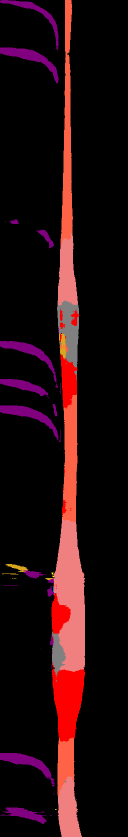
#> input picture data/preds/four_seconds/test/NO20230126-074936-000261_m.png, 256 x 1673 px, found by its file name (shown at 1/2 size); its folder holds only this picture in this run
$ python main.py
#> lines starting #> are read from the running program, lines starting #| are printed output that depends on the picture
### conf_matrix.py
import matplotlib.pyplot as plt
import PIL.Image
import seaborn as sns
import pandas as pd
import os
from tqdm import tqdm
from sklearn.metrics import confusion_matrix, ConfusionMatrixDisplay
import numpy as np
import time
from constants import *

def exec():
    # Execute for all files
    directories = ["four_seconds", "one_second", "two_seconds"]

    #Execute for one file
    if TEST:
        directories = ["test_seconds"]

    paths = ["test", "train"]

    current_date = time.strftime("%Y_%m_%d_%H_%M_%S")


    for directory in directories:
        for path in paths:
            list_of_motion_classes = list(motion_classes.values())
            true_m = []
            pred_m = []
            print(directory + " " + path)
            for fn in tqdm(os.listdir("data/preds/"+directory+"/"+path+"/")):
                filename = fn.split('_')[0]
                try:
                    path_to_traj = "data/trajectories/"+filename+"_w_centerline.png"
                    path_to_truth = "data/truths/"+path+"/"+filename+"_m.png"
                    path_to_prediction = "data/preds/"+directory+"/"+path+"/"+filename+"_m.png"

                    #get image data, view image with PIL
                    truth = PIL.Image.open(path_to_truth)
#> truth is the input picture: PIL image 256x1673 RGB; mean R, G, B 34.3, 11.8, 14.6
                    pred = PIL.Image.open(path_to_prediction)
                    traj = PIL.Image.open(path_to_traj)

                    coords = []
                    if not RED_GREEN:
                        for i in range(traj.size[0]):
                            for j in range(traj.size[1]):
                                if traj.getpixel((i,j)) == (0, 255, 0):
                                    coords.append((i,j))
                    else:
                        # green and red pixels
                        for i in range(traj.size[0]):
                            for j in range(traj.size[1]):
                                if traj.getpixel((i,j)) == (0, 255, 0) or traj.getpixel((i,j)) == (255, 0, 0):
                                    coords.append((i,j))

                    #normalize all coords to the dimensions of the smaller image
                    scale = (pred.size[0]/traj.size[0], pred.size[1]/traj.size[1])
                    coords = [(int(scale[0]*x), int(scale[1]*y)) for x,y in coords]

                    #map the coords to the pred image, remove duplicates
                    coords = set(coords)
                    coords = list(coords)

                    for coord in coords:
                        t1 = truth.getpixel(coord)
                        t2 = pred.getpixel(coord)
                        if t1 in motion_classes and t2 in motion_classes:
                            c1 = motion_classes[truth.getpixel(coord)]
                            c2 = motion_classes[pred.getpixel(coord)]
                            true_m.append(c1)
                            pred_m.append(c2)
                        else:
                            pass
                except:
                    pass

            # Creating a confusion matrix from the truths and predictions
            cm = confusion_matrix(true_m, pred_m, labels=list_of_motion_classes)

            # Creating matplotlib plot to plot everything
            fig_size = 12
            fig = plt.figure(figsize=(fig_size, fig_size))
            gs = fig.add_gridspec(3, 3, width_ratios=[2, 12, 2], height_ratios=[2,12,2])
            ax_cm = fig.add_subplot(gs[1, 1])
            custom_cmap = plt.get_cmap(COLOR)

            # Confusion Matrix Display - sklearn
            disp = ConfusionMatrixDisplay(confusion_matrix=cm, display_labels=list_of_motion_classes)
            disp.plot(ax=ax_cm, xticks_rotation='vertical', cmap=custom_cmap, colorbar=False)

            # sklearn color bar
            cbar_ax = fig.add_subplot(gs[1, 2])
            fig.colorbar(disp.im_, cax=cbar_ax)

            # for each of the tick labels, add the frequency to the label text (number of my occurrences / total number of occurences)
            # do for both pred and true
            #     ax_cm.set_xticklabels([f"{label} {round((cm[:, i].sum()/cm.sum(),* 100), 3)}%" for i, label in enumerate(list_of_motion_classes)], rotation=90)
            # ax_cm.set_yticklabels([f"{label} {round((cm[i, :].sum()/cm.sum(),* 100), 3)}%" for i, label in enumerate(list_of_motion_classes)])
            newX = []
            newY = []
            for i, label in enumerate(list_of_motion_classes):
                newX.append(f"{label} {round((cm[:, i].sum()/cm.sum()*100), distribution_round_to)}%")
                newY.append(f"{label} {round((cm[i, :].sum()/cm.sum()*100), distribution_round_to)}%")
#> after the loop, newX = ['fast cut in nan%', 'slow cut in nan%', 'same close front nan%', 'same leave nan%', 'same stable nan%', 'next parallel nan%', 'next passing nan%', 'next passed nan%', 'ramp nan%', 'opposite nan%', 'crossing nan%', 'turning nan%', 'ego action nan%']; newY has the same summary as newX
            ax_cm.set_xticklabels(newX, rotation=90)
            ax_cm.set_yticklabels(newY)


            if (kdeplots) :
                # seaborne kdeplot pred (x axis)
                ax_hist_x = fig.add_subplot(gs[2, 1])
                sns.kdeplot([list_of_motion_classes.index(x) for x in pred_m], bw_adjust=1.5, fill=True, ax=ax_hist_x, color='skyblue')
                ax_hist_x.axvline(np.mean([list_of_motion_classes.index(x) for x in pred_m]), color='red', linestyle='dashed', linewidth=2)
                ax_hist_x.set_ylabel('Density')
                ax_hist_x.set_yticklabels([])

                # seaborne kdeplot truth (y axis)
                ax_hist_y = fig.add_subplot(gs[1, 0])
                sns.kdeplot([list_of_motion_classes.index(x) for x in true_m.reverse()], bw_adjust=1.5, fill=True, ax=ax_hist_y, color='skyblue', vertical=True, clip=None)
                ax_hist_y.axhline(np.mean([list_of_motion_classes.index(x) for x in true_m]), color='red', linestyle='dashed', linewidth=2)
                ax_hist_y.set_xlabel('Density')
                ax_hist_y.set_xticklabels([])  # This removes the vertical axis labels


            # Set colors of confusion matrix x-axis
            for label in ax_cm.get_xticklabels():
                label_text = label.get_text()
                label_textL = label_text.split(" ")[:-1]
                # Remove the percentage
                label_text = " ".join(label_textL)
                label.set_color(label_colors.get(label_text, 'black'))  # Default to black if no color found

            # Apply custom colors to y-tick labels
            for label in ax_cm.get_yticklabels():
                label_text = label.get_text()
                label_textL = label_text.split(" ")[:-1]
                # Remove the percentage
                label_text = " ".join(label_textL)
                label.set_color(label_colors.get(label_text, 'black'))  # Default to black if no color found


            # f1 and iou scores
            f1_scores, iou_scores = calculate_f1_iou(cm, list_of_motion_classes)
#> after the loop in calculate_f1_iou, `for i, label in enumerate(class_labels):`: f1_scores = 13 items
#> f1_scores = 13 items; iou_scores = 13 items

            output_filename = f"results/{current_date}/{directory}_{path}.txt"
            # if folder does not exist, create it
            if not os.path.exists(os.path.dirname(output_filename)):
                os.makedirs(os.path.dirname(output_filename))


            with open(output_filename, "w") as file:
                file.write("F1 and IoU Scores for " + directory + " " + path + "\n\n")

                file.write("F1 Scores:\n")
                for label, score in f1_scores.items():
                    file.write(f"{label}: {score:.4f}\n")
#> this loop made 13 passes

                file.write("\nIoU Scores:\n")
                for label, score in iou_scores.items():
                    file.write(f"{label}: {score:.4f}\n")


            plt.tight_layout()
            plt.suptitle("Conf Matrix for " + directory.split("_")[0] + " " + directory.split("_")[1] + " " + path)

            plt.savefig("results/"+current_date+"/"+directory+"_"+path+'.png')
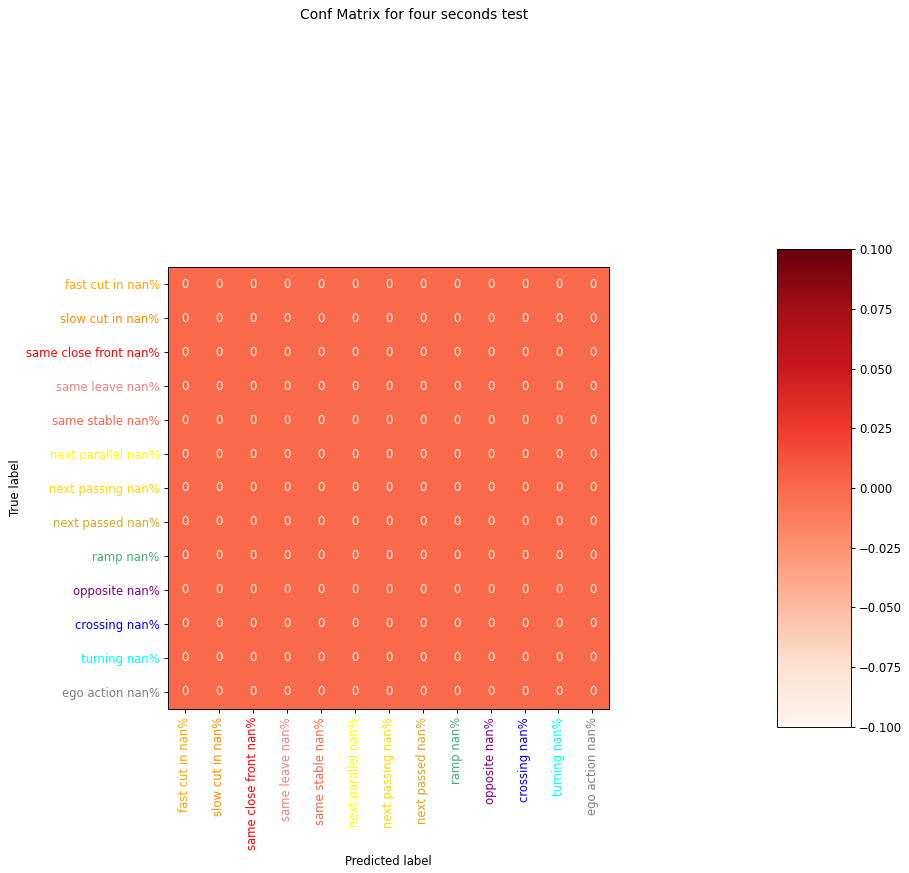
#> figure drawn by matplotlib, 2 panels
            plt.close()


### constants.py
import numpy as np


RED_GREEN = True

# Possible maplotlib color maps: https://matplotlib.org/stable/tutorials/colors/colormaps.html
COLOR = "Reds"
TEST = False
kdeplots = False
distribution_round_to=1
label_count_trajectory = False

motion_classes = {
    (255, 140, 0):"fast cut in",
    (255, 165, 0):"slow cut in",
    (255, 0, 0):"same close front",
    (240, 128, 128):"same leave",
    (255, 99, 71):"same stable",
    (255, 255, 0):"next parallel",
    (255, 215, 0):"next passing",
    (218, 165, 32):"next passed",
    (60, 179, 113):"ramp",
    (128, 0, 128):"opposite",
    (0, 0, 255):"crossing",
    (0, 255, 255):"turning",
    (128, 128, 128):"ego action"
    # (0,0,0): "background"
}

# change

label_colors = {
    "fast cut in": "orange",        # (255, 140, 0)
    "slow cut in": "darkorange",    # (255, 165, 0)
    "same close front": "red",      # (255, 0, 0)
    "same leave": "lightcoral",     # (240, 128, 128)
    "same stable": "tomato",        # (255, 99, 71)
    "next parallel": "yellow",      # (255, 255, 0)
    "next passing": "gold",         # (255, 215, 0)
    "next passed": "goldenrod",     # (218, 165, 32)
    "ramp": "mediumseagreen",       # (60, 179, 113)
    "opposite": "purple",           # (128, 0, 128)
    "crossing": "blue",             # (0, 0, 255)
    "turning": "cyan",               # (0, 255, 255)
    "ego action": "gray"            # (128, 128, 128)
}


def calculate_f1_iou(confusion_matrix, class_labels):
    f1_scores = {}
    iou_scores = {}

    for i, label in enumerate(class_labels):
        TP = confusion_matrix[i, i]  # True Positives
        FP = np.sum(confusion_matrix[:, i]) - TP  # False Positives
        FN = np.sum(confusion_matrix[i, :]) - TP  # False Negatives
        TN = np.sum(confusion_matrix) - (TP + FP + FN)  # True Negatives

        # Precision, Recall, F1-score
        precision = TP / (TP + FP) if (TP + FP) > 0 else 0
        recall = TP / (TP + FN) if (TP + FN) > 0 else 0
        f1 = 2 * (precision * recall) / (precision + recall) if (precision + recall) > 0 else 0

        # IoU Calculation
        iou = TP / (TP + FP + FN) if (TP + FP + FN) > 0 else 0

        f1_scores[label] = f1
        iou_scores[label] = iou

    return f1_scores, iou_scores

### label_distribution.py
import matplotlib.pyplot as plt
from constants import *
import time
import os
import PIL
from tqdm import tqdm

# file to create a distribution plot of the labels
# how many of each label is there in the dataset


def exec():
    labels=motion_classes.copy()
    for label in labels:
        labels[label] = 0

    # Execute for all files
    paths = ["test", "train"]
    # switch between area-based and trajectory-based
    # area-based: count labels from the area of the image
    # trajectory-based: count labels from the trajectory image


    for label_count_trajectory in [False, True]:
        # set the label count type
        if label_count_trajectory:
            print("Counting labels from trajectories")
        else:
            print("Counting labels from areas")

        # create a timestamp for the folder

        current_date = time.strftime("%Y_%m_%d_%H_%M_%S")
        fn_set = set()


        # count all the 'valid' files from directories
        for path in paths:
            for fn in os.listdir("data/truths/"+path+"/"):
                filename = fn.split('_')[0]
                # check that truths, preds and trajectories are all valid
                if os.path.exists("data/truths/"+path+"/"+filename+"_m.png")  and os.path.exists("data/trajectories/"+filename+"_w_centerline.png") and filename not in fn_set:
                    fn_set.add(filename)

        if label_count_trajectory:
            print("Counting labels from trajectories")
            # dictionary with coords for each file in truths
            # key: filename, value: list of coords
            # only need to do one time
            coords_dict = {}
            for filename in tqdm(fn_set):
                try:
                    path_to_traj = "data/trajectories/"+filename+"_w_centerline.png"
                    traj = PIL.Image.open(path_to_traj)
                    coords = []
                    if not RED_GREEN:
                        for i in range(traj.size[0]):
                            for j in range(traj.size[1]):
                                if traj.getpixel((i,j)) == (0, 255, 0):
                                    coords.append((i,j))
                    else:
                        # green and red pixels
                        for i in range(traj.size[0]):
                            for j in range(traj.size[1]):
                                if traj.getpixel((i,j)) == (0, 255, 0) or traj.getpixel((i,j)) == (255, 0, 0):
                                    coords.append((i,j))
                    #normalize all coords to the dimensions of the smaller image
                    coords_dict[filename] = coords
                except:
                    # print("Error in: " + fn)
                    continue

        for path in paths:

            print(path)
            for label in labels:
                labels[label] = 0

            for filename in fn_set:
                try:
                    path_to_truth = "data/truths/"+path+"/"+filename+"_m.png"
                    path_to_traj = "data/trajectories/"+filename+"_w_centerline.png"
                    truth = PIL.Image.open(path_to_truth)

                    if not label_count_trajectory:
                        for i in range(truth.size[0]):
                            for j in range(truth.size[1]):
                                if truth.getpixel((i,j)) in labels:
                                    labels[truth.getpixel((i,j))] += 1

                    else:
                        coords = coords_dict[filename]
                        for x,y in coords:
                            if truth.getpixel((x,y)) in labels:
                                labels[truth.getpixel((x,y))] += 1


                except:
                    # print("Error in: " + fn)
                    continue
            print(labels)
            # bar plot, make the tick labels vertical
            plt.figure(figsize=(12, 10))
            plt.xticks(rotation=90)
            plt.bar([motion_classes[label] for label in labels.keys()], labels.values(), color=[label_colors[motion_classes[label]] for label in labels.keys()])
            plt.title("Label Distribution")
            plt.xlabel("Labels")
            plt.ylabel("Frequency")
            # make sure none of the tick labels are cut off
            plt.tight_layout()


            # title
            # if trajectory based, add 'trajectory-based'
            # else, add 'area-based' to the title
            # add the directory and type to the title
            title = "Label Distribution"
            if label_count_trajectory:
                title += " (trajectory-based)"
            else:
                title += " (area-based)"
            plt.title(title)

            # store it in a folder named timestamp and then label the file as the directory and path
            # if os path doesnt exist, create it
            if not os.path.exists("label_distribution"):
                os.makedirs("label_distribution")

            # save it in subfolder with timestamp
            if not os.path.exists("label_distribution/"+current_date):
                # create the folder based on the type
                if label_count_trajectory:
                    os.makedirs("label_distribution/"+current_date+"/trajectory_based")
                else:
                    os.makedirs("label_distribution/"+current_date+"/area_based")
            if label_count_trajectory:
                plt.savefig("label_distribution/"+current_date+"/trajectory_based/"+path+"_trajectory_based.png")
            else:
                plt.savefig("label_distribution/"+current_date+"/area_based/"+path+"_area_based.png")
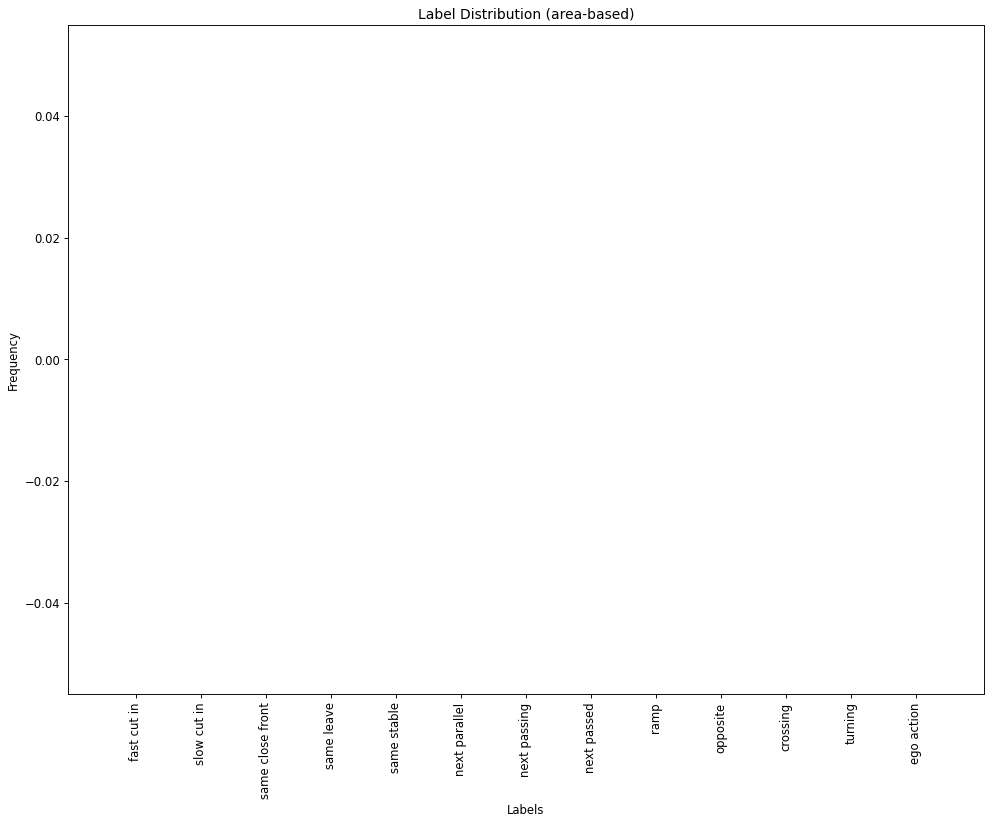
#> figure drawn by matplotlib, 1 panel
            plt.close()

            # save the counts to a txt file in the same folder
            if label_count_trajectory:
                with open("label_distribution/"+current_date+"/trajectory_based/"+path+"_trajectory_based.txt", "w") as f:
                    # write the labels dictionary to the file nicely
                    for key in labels:
                        # write the motion class of the key
                        f.write(motion_classes[key] + ": " + str(labels[key]) + "\n")
            else:
                with open("label_distribution/"+current_date+"/area_based/"+path+"_area_based.txt", "w") as f:
                    for key in labels:
                        # write the motion class of the key
                        f.write(motion_classes[key] + ": " + str(labels[key]) + "\n")

# [2 lines that do not run on import are left out]

### main.py
import conf_matrix
import label_distribution

conf_matrix.exec()
label_distribution.exec()
